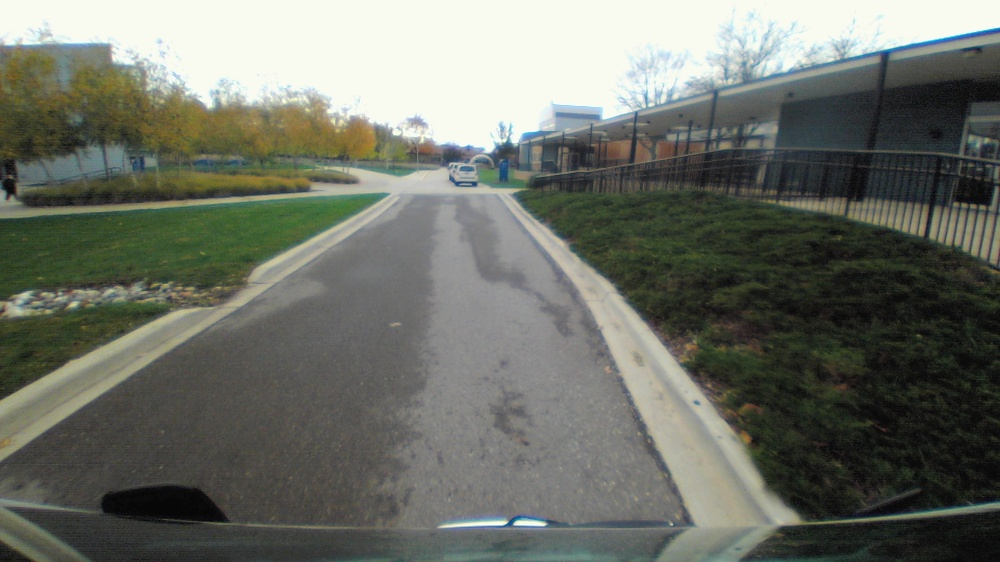
#> input picture img/FWC_example.jpg, 1000 x 562 px, shrunk from 1920 x 1080 before the run
$ python opencv_edge_detection.py ../img/FWC_example.jpg
#> lines starting #> are read from the running program, lines starting #| are printed output that depends on the picture
#!/usr/bin/env python3
import cv2 as cv
import sys

# Parameters
thres1 = 0
thres2 = 0
aperture = 0
aperture_list = [3,5,7]

# Canny trackbar callback
def callback(x):
    global thres1, thres2, aperture
    thres1 = cv.getTrackbarPos('thres1','controls')
    thres2 = cv.getTrackbarPos('thres2','controls')
    aperture = cv.getTrackbarPos('aperture_3_5_7','controls')
    return

# Create the a controls window
cv.namedWindow('controls',2)

# Create trackbars for canny thresholds
cv.createTrackbar('thres1','controls',    0, 255, callback)
cv.createTrackbar('thres2','controls',    0, 255, callback)
cv.createTrackbar('aperture_3_5_7','controls',  0, 2, callback)

# Read an image
img = cv.imread(sys.argv[1])
#> img is the input picture: shape (562, 1000, 3); mean B, G, R 103.3, 112.5, 109.1

# Loop for edits
while(1):

    # Show the image
    cv.imshow('Source', img)

    # Convert to grayscale
    img_gray = cv.cvtColor(img, cv.COLOR_BGR2GRAY)
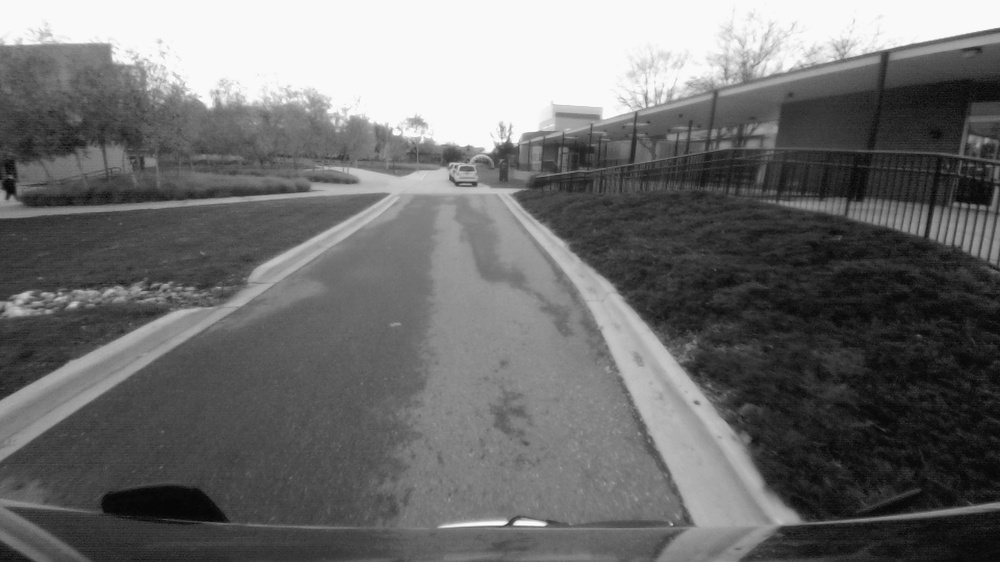
#> img_gray: shape (562, 1000); min 4, max 254, mean 110.4

    # Apply Canny edge detector
    img_canny = cv.Canny(img_gray, thres1, thres2,
                         apertureSize=aperture_list[aperture])
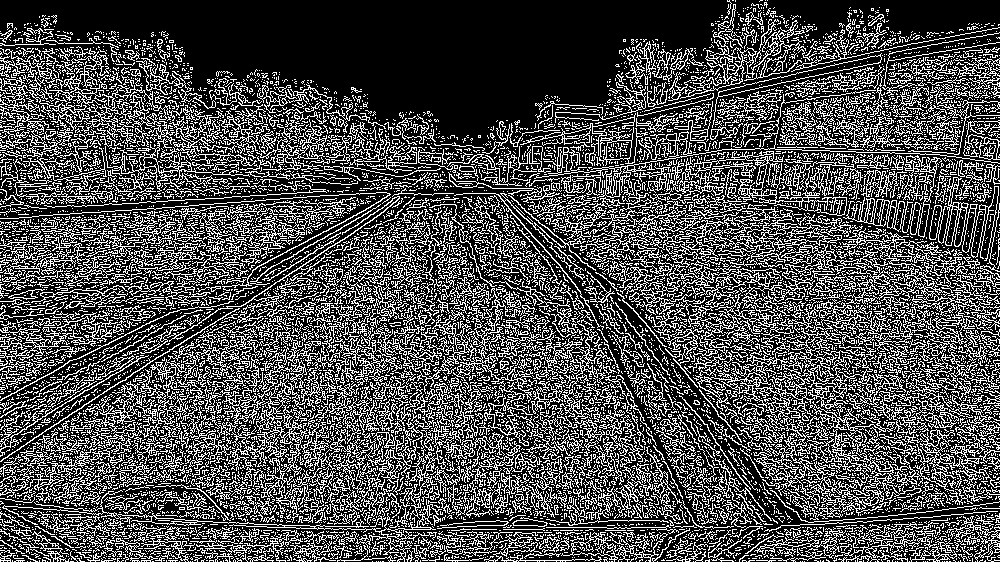
#> img_canny: shape (562, 1000); 30.2% white in thin lines or dots

    # Show the Canny image
    cv.imshow('Canny', img_canny)

    # Exit on key enter
    k = cv.waitKey(1) & 0xFF
#> (key Esc is pressed here)
    if k == 27:
        break

# Close all windows
cv.destroyAllWindows()

$ run again, on img/taubman.jpg
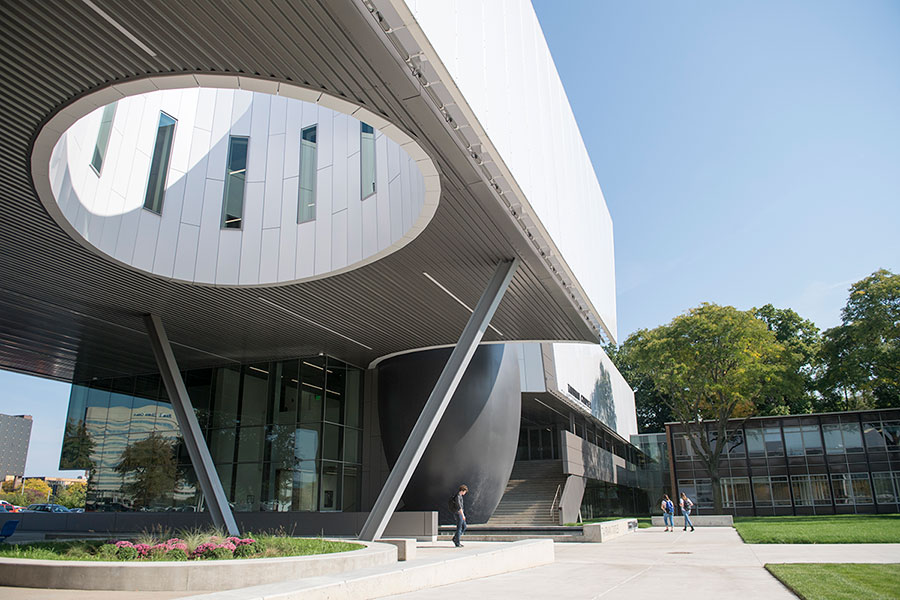
#> input picture img/taubman.jpg, 900 x 600 px
#> img is the input picture: shape (600, 900, 3); mean B, G, R 138.4, 137.1, 130.3
#> `img_gray = cv.cvtColor(img, cv.COLOR_BGR2GRAY)`:
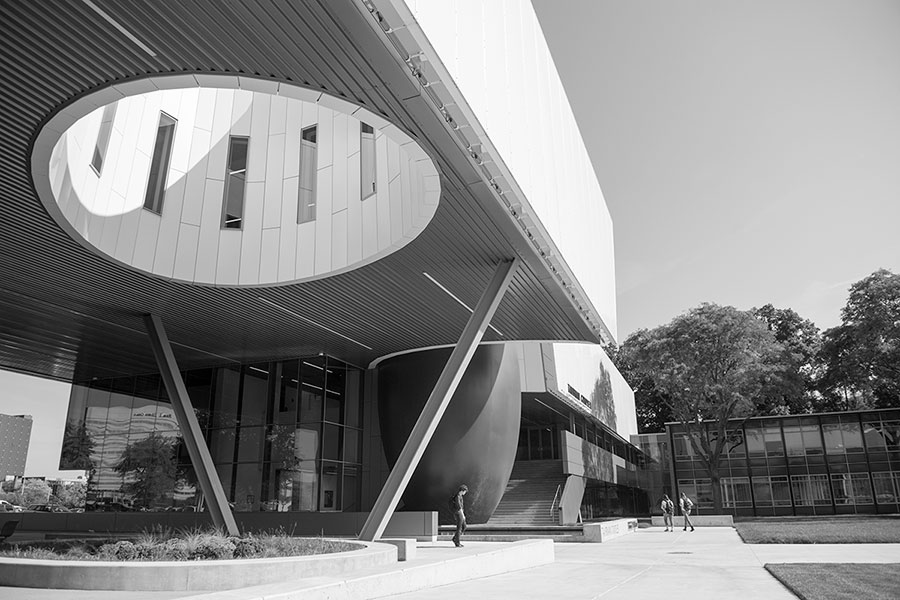
#> img_gray: shape (600, 900); min 0, max 255, mean 135.2
#> `img_canny = cv.Canny(img_gray, thres1, thres2, apertureSize=aperture_l..`:
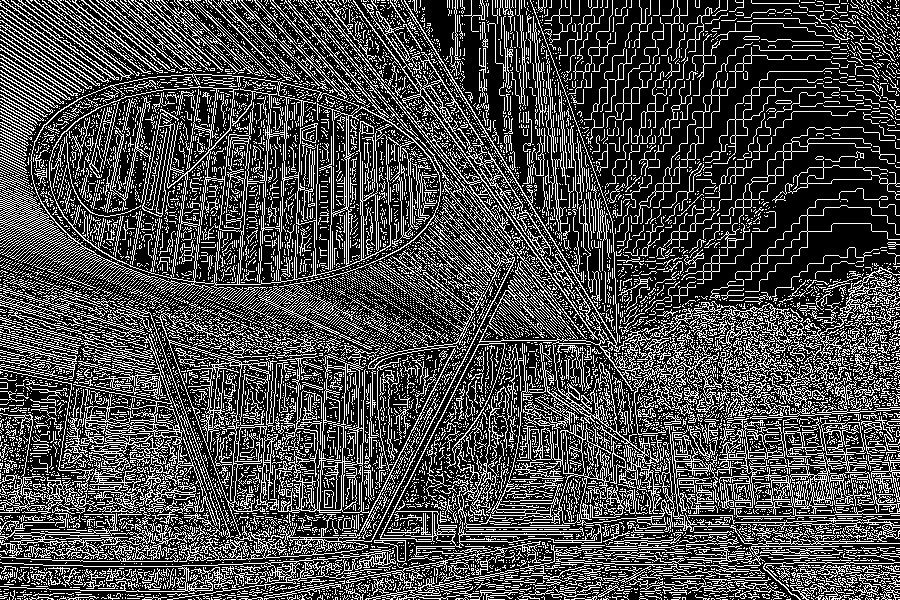
#> img_canny: shape (600, 900); 28.6% white in thin lines or dots

$ run again, on img/blue_line_floor_1.png
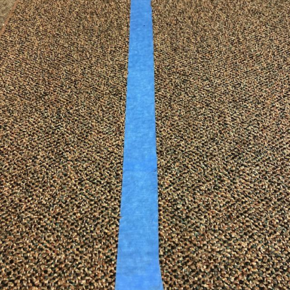
#> input picture img/blue_line_floor_1.png, 290 x 290 px
#> img is the input picture: shape (290, 290, 3); mean B, G, R 92.9, 108.8, 119.2
#> `img_gray = cv.cvtColor(img, cv.COLOR_BGR2GRAY)`:
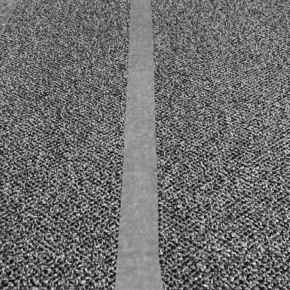
#> img_gray: shape (290, 290); min 6, max 232, mean 110.1
#> `img_canny = cv.Canny(img_gray, thres1, thres2, apertureSize=aperture_l..`:
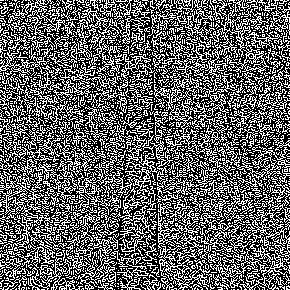
#> img_canny: shape (290, 290); 38.8% white in thin lines or dots
